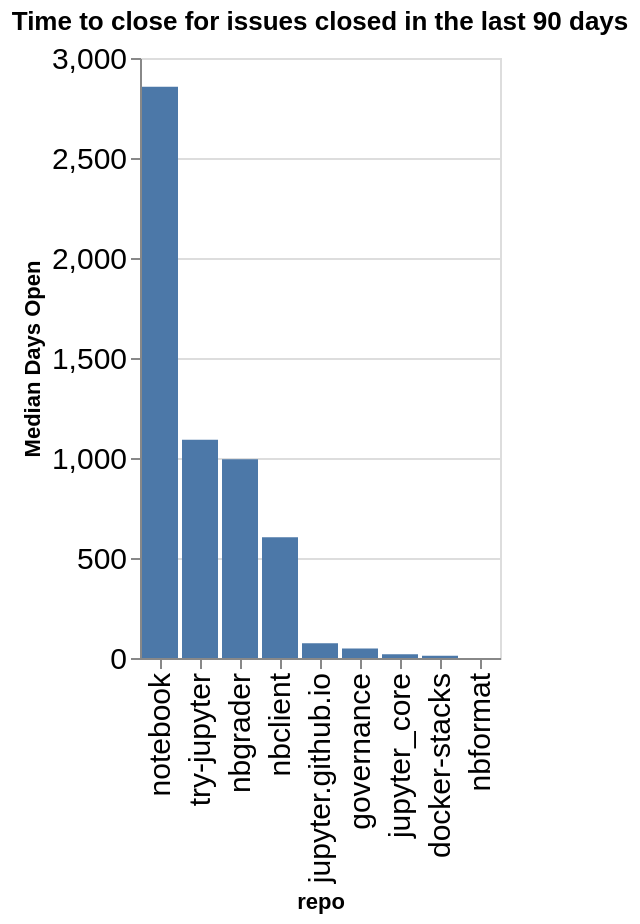

This figure's notebook cell:
### Code cell
time_open = closed.groupby(['org', 'repo']).agg({'time_open': 'median'}).reset_index()
time_open['time_open'] = time_open['time_open'] / (60 * 60 * 24)
time_open['org/repo'] = time_open.apply(lambda a: a['org'] + '/' + a['repo'], axis=1)
sorted_vals = time_open.sort_values(['org', 'time_open'], ascending=False)['repo'].values
alt.Chart(data=time_open, title=f"Time to close for issues closed in the last {n_days} days").mark_bar().encode(
    x=alt.X('repo', sort=alt.Sort(sorted_vals.tolist())),
    y=alt.Y('time_open', title="Median Days Open"),
)

### Figure 1 — Vega-Lite specification as saved in the notebook (floating-point values rounded to 4 significant figures)
{"config": {"axisLeft": {"labelFontSize": 15}, "axisBottom": {"labelFontSize": 15}}, "data": {"name": "data-68140ace63984d4ef6009f7bf372e9ea"}, "mark": {"type": "bar"}, "encoding": {"x": {"field": "repo", "sort": ["notebook", "try-jupyter", "nbgrader", "nbclient", "jupyter.github.io", "governance", "jupyter_core", "docker-stacks", "nbformat"], "type": "nominal"}, "y": {"field": "time_open", "title": "Median Days Open", "type": "quantitative"}}, "title": "Time to close for issues closed in the last 90 days", "$schema": "https://vega.github.io/schema/vega-lite/v5.20.1.json", "datasets": {"data-68140ace63984d4ef6009f7bf372e9ea": [{"org": "jupyter", "repo": "docker-stacks", "time_open": 11.71, "org/repo": "jupyter/docker-stacks"}, {"org": "jupyter", "repo": "governance", "time_open": 46.89, "org/repo": "jupyter/governance"}, {"org": "jupyter", "repo": "jupyter.github.io", "time_open": 73.8, "org/repo": "jupyter/jupyter.github.io"}, {"org": "jupyter", "repo": "jupyter_core", "time_open": 19.04, "org/repo": "jupyter/jupyter_core"}, {"org": "jupyter", "repo": "nbclient", "time_open": 604.1, "org/repo": "jupyter/nbclient"}, {"org": "jupyter", "repo": "nbformat", "time_open": 0.006134, "org/repo": "jupyter/nbformat"}, {"org": "jupyter", "repo": "nbgrader", "time_open": 994.1, "org/repo": "jupyter/nbgrader"}, {"org": "jupyter", "repo": "notebook", "time_open": 2856.0, "org/repo": "jupyter/notebook"}, {"org": "jupyter", "repo": "try-jupyter", "time_open": 1091.0, "org/repo": "jupyter/try-jupyter"}]}}
